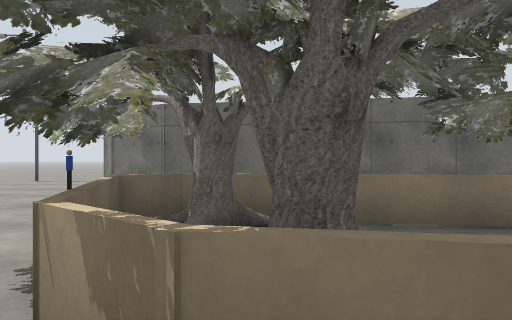
[1] (above)

24 first-person views from a walk through a Gazebo world. The camera is 1.3 m above the floor, looks level and sees 70° across. The floor is counted in squares, 2 m on a side. Each view is taken from the middle of a square. On the plan, view 1 faces up. The plan holds only what a view shows up to about 10 squares ahead; the rest is blank. The place goes on beyond the plan. Simple patterns stand in for the simulator's built-in surfaces. Simple shapes stand in for some stock models.

[2]
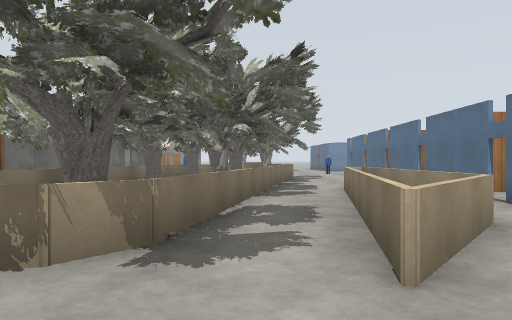

[3]
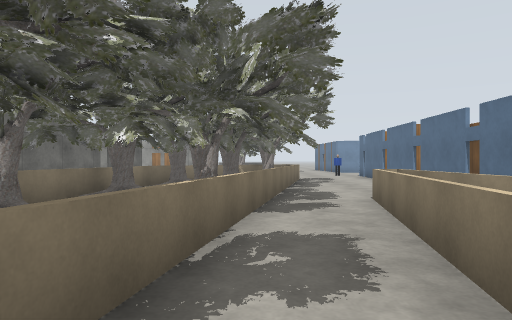

[4]
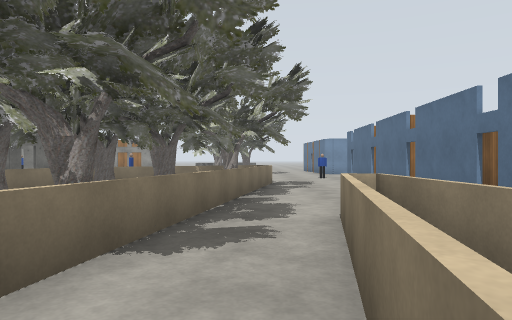

[5]
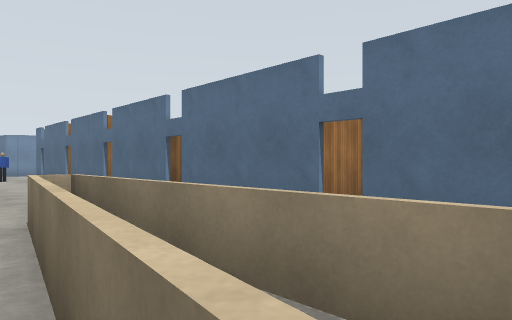

[6]
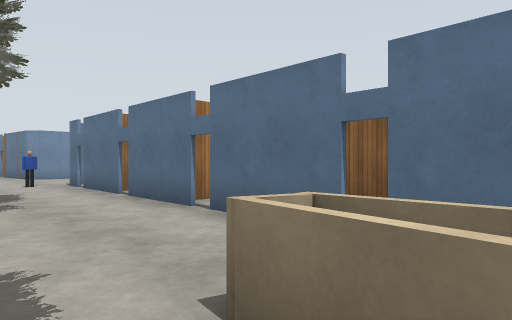

[7]
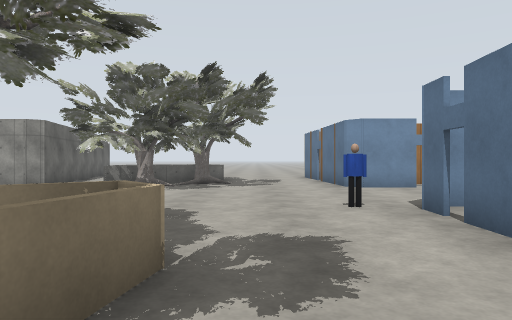

[8]
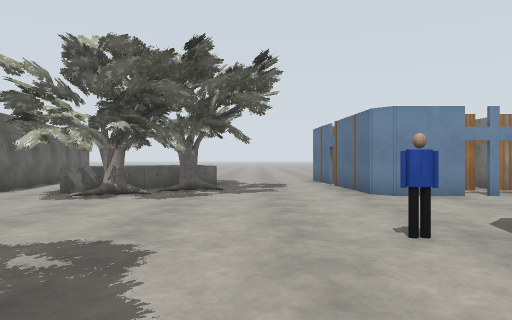

[9]
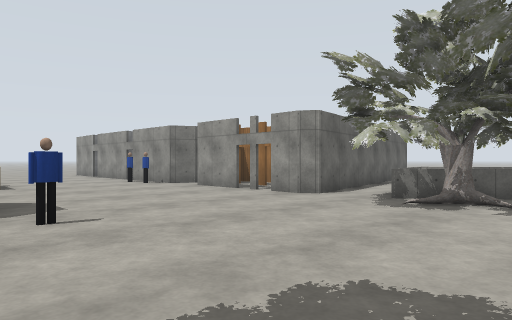

[10]
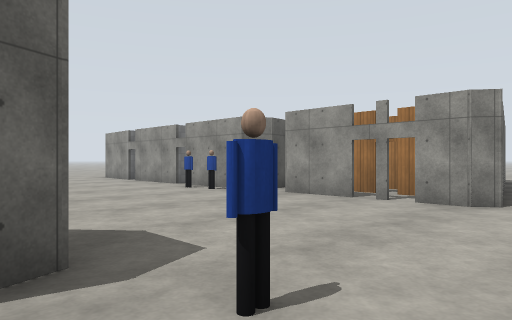

[11]
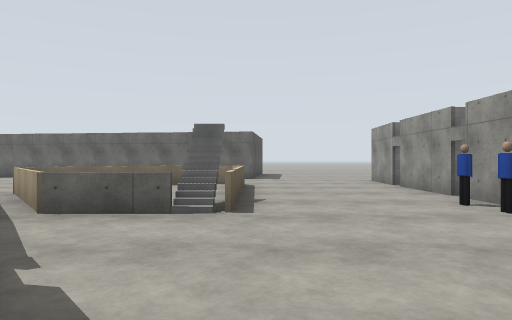

[12]
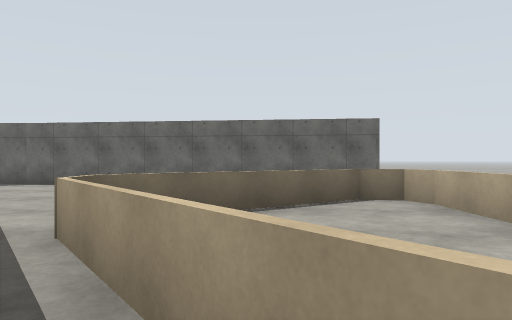

[13]
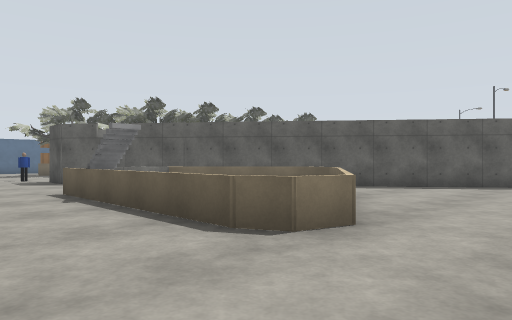

[14]
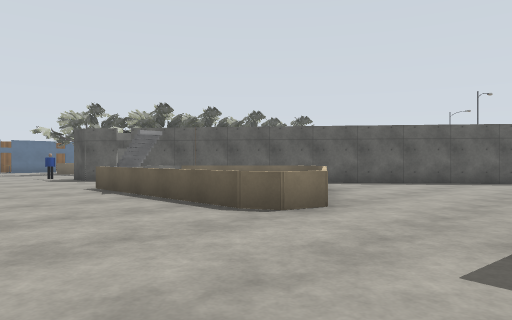

[15]
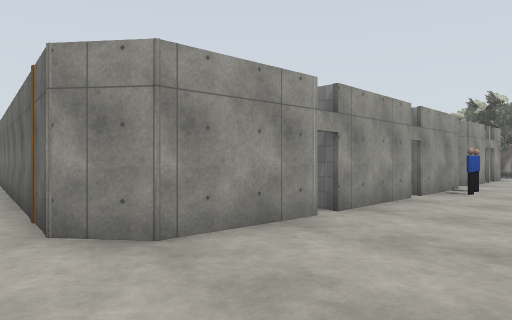

[16]
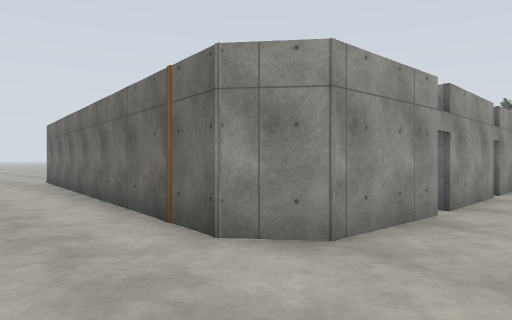

[17]
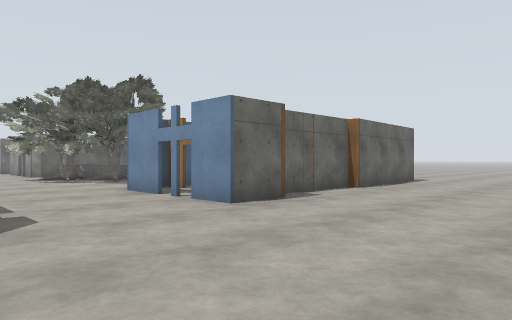

[18]
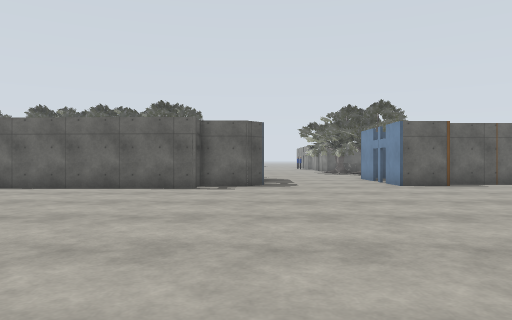

[19]
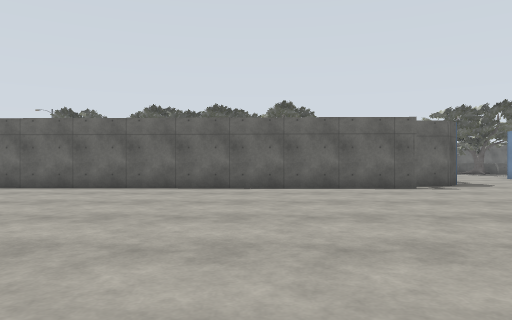

[20]
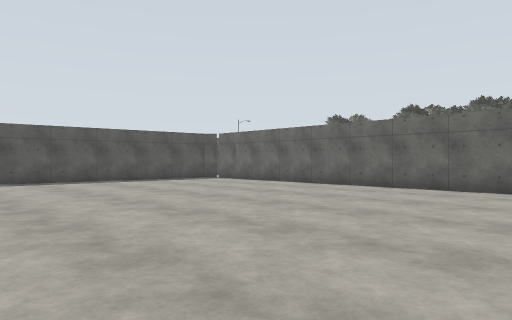

[21]
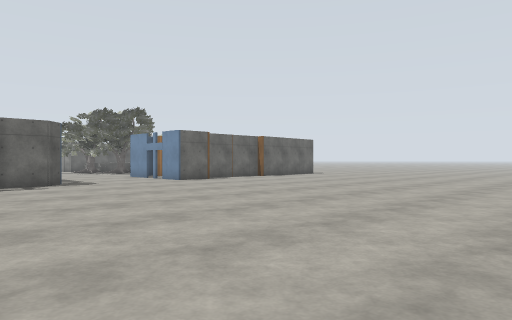

[22]
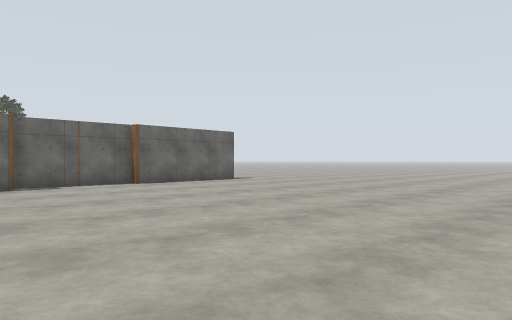

[23]
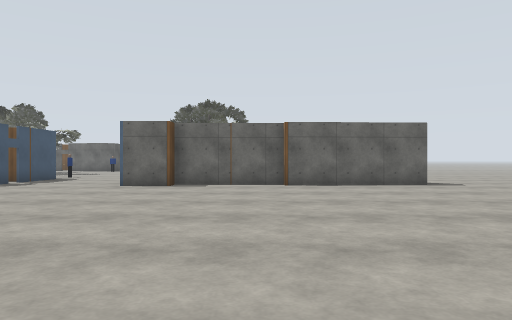

[24]
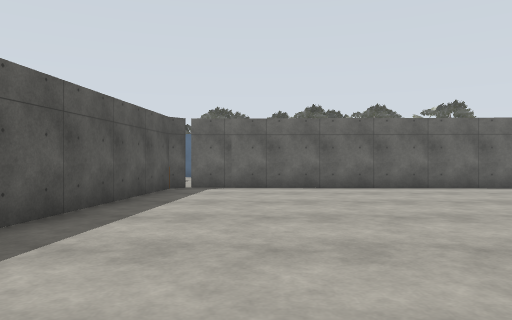

### Floor plan
Key: @ floor where view 1 was taken; # wall or solid block; x gap in a wall; . floor; = window, fence, low wall or low ledge; v drop or lower ground; P person; T oak tree.
Columns run from 6 left of view 1 to 25 right of it. Each row starts with its distance up from view 1.
 18           ######      . ..
 17            ..   #####. ........
 16            ... ..........####...
 15            #............##  ####
 14            #.......=....#
 13            ##....=vv....#
 12             ##..=vvv....#
 11              ##.v vv....#
 10 ..            ##=v v....#
  9 ..             ##=vv...P#
  8 ..P#            #.......#
  7  .. ##          ###.....#
  6   .   #####       #.....#
  5   ..       ###  # ##....##
  4    .T##.T       ####....#####
  3     .TT.TTT###     P....##..
  2     .TTT.TTTTTT#  .....T#==
  1     ..#=#TTTTTTT# .....TT#.=
  0    ...@...##TT#TT  .....TT#
 -1     .==........##=.......T=.
 -2      #======................
 -3        ..   ........P.......
 -4         #x##x#.#### ....####
 -5           #    #  = #...#.
 -6           ######     ...##
 -7           # ###     x...########
 -8       #########    ##.......###.
 -9       #....    #####............
-10       #.........................
-11      #..........................
-12      #..........................
-13      #..........................
-14      #..........................
-15      #..........................
-16        .........................
-17         .     .. ...........
-18                  . ..

Where each view was taken, in squares from view 1:
view 1: 0 up, 0 right, facing up
view 2: 0 up, 3 left, facing right
view 3: 0 up, 1 left, facing right
view 4: 1 down, 1 right, facing right
view 5: 1 down, 1 right, facing down-right
view 6: 1 down, 4 right, facing down-right
view 7: 2 down, 9 right, facing right
view 8: 2 down, 11 right, facing right
view 9: 1 down, 12 right, facing up-right
view 10: 2 up, 12 right, facing up-right
view 11: 4 up, 14 right, facing up
view 12: 8 up, 11 right, facing up
view 13: 16 up, 16 right, facing down-left
view 14: 17 up, 17 right, facing down-left
view 15: 17 up, 15 right, facing down-right
view 16: 18 up, 16 right, facing down-right
view 17: 12 down, 14 right, facing up-right
view 18: 17 down, 14 right, facing up
view 19: 17 down, 9 right, facing up
view 20: 17 down, 11 right, facing up-left
view 21: 18 down, 11 right, facing up-right
view 22: 17 down, 17 right, facing up-right
view 23: 17 down, 21 right, facing up
view 24: 17 down, 2 right, facing up
